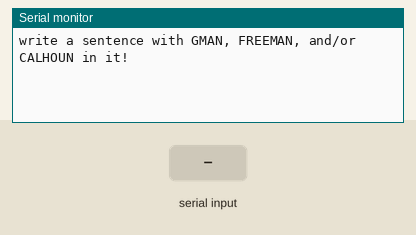
This sketch was run on a simulated Arduino Uno, built with avr-gcc and run on an emulated ATmega328P. Shown: the last lines printed to the serial monitor. The inputs (shaded band) are chosen by the test bench.

Above: at 1.2 s.
1.3 s: "GMAN" received over Serial
At 3.1 s:
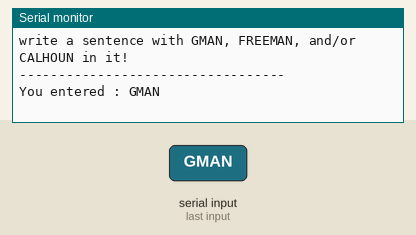
3.8 s: "FREEMAN" received over Serial
At 5.6 s:
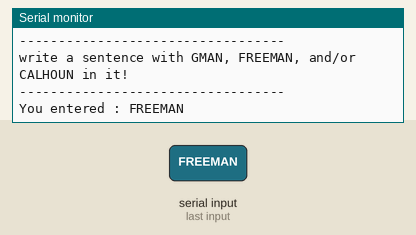
6.8 s: "CALHOUN" received over Serial
At 8.6 s:
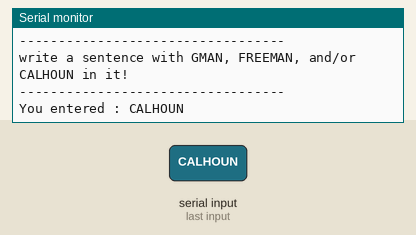
9.8 s: "1" received over Serial
At 11.4 s:
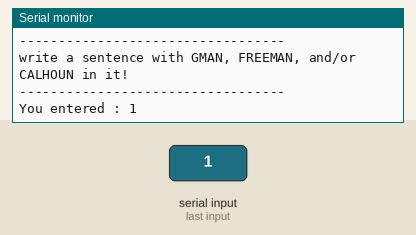

Measured:
- after the input at 1.3 s, the serial monitor: prints a new line after 1.0 s (image 1)
- after the input at 3.8 s, the serial monitor: prints a new line after 1.0 s (image 2)
- after the input at 6.8 s, the serial monitor: prints a new line after 1.0 s (image 3)
- after the input at 9.8 s, the serial monitor: prints a new line after 1.0 s (image 4)

The sketch:

dot72-string-input-output.ino
```cpp
// Beginner C++ Programming String Input and Output
// You will need to open the Serial monitor and type the word "Hi" then click "send"

/*
* Note: The F() macro can move a pure string into flash instead of RAM
* That can be a seriaous help when you have used up all your RAM memory.
*
Serial.println(F(“Hello World”));
*
* Another commonly used and efficient output method is "printf":
*
int x = 40;
float y = 34.2745;
Serial.printf("Int is: %d and Float is %.2f \n", x, y);
*
* %.2f restrict a float number to just two digits after the decimal point in Arduino IDE.
*
* As you will see I use String() to wrap all outputs, not efficient but easy to get started.
*
*/


//Global Variables
String myIncoming = "";
int myLocation = 0;
int myLocation2 = 0;
int myLocation3 = 0;

void setup() {
  // put your setup code here, to run once:
  Serial.begin(115200);
  // I don't typically use the following
    while (!Serial) {};   // waits for the serial monitor to be attached

}

void loop() {
  // put your main code here, to run repeatedly:
  Serial.println("write a sentence with GMAN, FREEMAN, and/or CALHOUN in it!");
  while (Serial.available() == 0){} //waits until enter key pushed

  myIncoming = Serial.readString();
  Serial.println("----------------------------------");

  Serial.println("You entered : " + String(myIncoming));
  delay(1000);
  // other string funcitons at
  // https://www.arduino.cc/reference/en/language/variables/data-types/stringobject/
  myIncoming.toUpperCase();
  myLocation = myIncoming.indexOf("GMAN");
  myLocation2 = myIncoming.indexOf("FREEMAN");
  myLocation3 = myIncoming.indexOf("CALHOUN");


  if(myLocation >= 0){  // -1 means nothing found
     Serial.println("You entered GMAN at location: " + String(myLocation));
  } else {
     Serial.println("You did not enter GMAN" );
  }

    if(myLocation2 >= 0){
     Serial.println("You entered FREEMAN at location: " + String(myLocation2));
  } else {
     Serial.println("You did not enter FREEMAN" );
  }

    if(myLocation3 >= 0){
     Serial.println("You entered CALHOUN at location: " + String(myLocation3));
  } else {
     Serial.println("You did not enter CALHOUN" );
  }

  myIncoming = "";
  Serial.println("----------------------------------");

}
```
